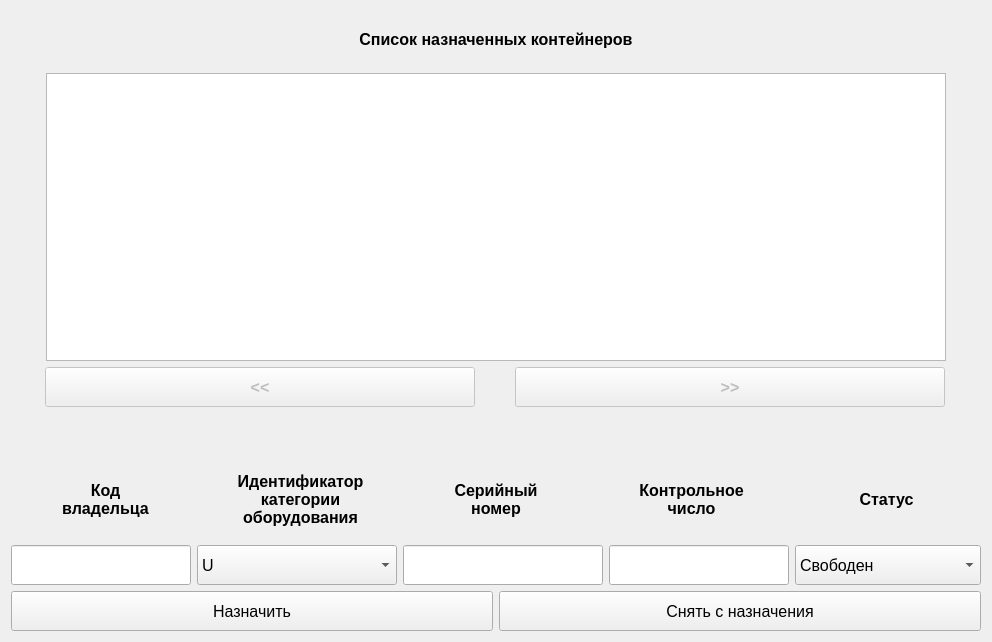
      <widget class="QWidget" name="scrollAreaWidgetContents_2">
       <property name="geometry">
        <rect>
         <x>0</x>
         <y>0</y>
         <width>992</width>
         <height>642</height>
        </rect>
       </property>
       <layout class="QVBoxLayout" name="verticalLayout_2">
        <item>
         <widget class="QLabel" name="case_assigned_title_label">
          <property name="minimumSize">
           <size>
            <width>0</width>
            <height>40</height>
           </size>
          </property>
          <property name="font">
           <font>
            <pointsize>12</pointsize>
            <bold>true</bold>
           </font>
          </property>
          <property name="text">
           <string>Список назначенных контейнеров</string>
          </property>
          <property name="alignment">
           <set>Qt::AlignmentFlag::AlignCenter</set>
          </property>
         </widget>
        </item>
        <item>
         <layout class="QHBoxLayout" name="horizontalLayout_2">
          <item>
           <widget class="QTableView" name="case_assigned_table">
            <property name="minimumSize">
             <size>
              <width>900</width>
              <height>288</height>
             </size>
            </property>
            <property name="maximumSize">
             <size>
              <width>900</width>
              <height>288</height>
             </size>
            </property>
            <property name="font">
             <font>
              <pointsize>12</pointsize>
             </font>
            </property>
            <property name="sortingEnabled">
             <bool>true</bool>
            </property>
            <attribute name="horizontalHeaderCascadingSectionResizes">
             <bool>false</bool>
            </attribute>
            <attribute name="horizontalHeaderDefaultSectionSize">
             <number>179</number>
            </attribute>
           </widget>
          </item>
         </layout>
        </item>
        <item>
         <layout class="QHBoxLayout" name="horizontalLayout_130">
          <item>
           <widget class="QPushButton" name="case_assigned_left_button">
            <property name="enabled">
             <bool>false</bool>
            </property>
            <property name="minimumSize">
             <size>
              <width>0</width>
              <height>40</height>
             </size>
            </property>
            <property name="maximumSize">
             <size>
              <width>430</width>
              <height>16777215</height>
             </size>
            </property>
            <property name="font">
             <font>
              <pointsize>12</pointsize>
              <bold>true</bold>
             </font>
            </property>
            <property name="text">
             <string>&lt;&lt;</string>
            </property>
           </widget>
          </item>
          <item>
           <widget class="QPushButton" name="case_assigned_right_button">
            <property name="enabled">
             <bool>false</bool>
            </property>
            <property name="minimumSize">
             <size>
              <width>0</width>
              <height>40</height>
             </size>
            </property>
            <property name="maximumSize">
             <size>
              <width>430</width>
              <height>16777215</height>
             </size>
            </property>
            <property name="font">
             <font>
              <pointsize>12</pointsize>
              <bold>true</bold>
             </font>
            </property>
            <property name="text">
             <string>&gt;&gt;</string>
            </property>
           </widget>
          </item>
         </layout>
        </item>
        <item>
         <widget class="QLabel" name="space_2_label">
          <property name="minimumSize">
           <size>
            <width>0</width>
            <height>40</height>
           </size>
          </property>
          <property name="maximumSize">
           <size>
            <width>16777215</width>
            <height>40</height>
           </size>
          </property>
          <property name="font">
           <font>
            <pointsize>12</pointsize>
            <bold>true</bold>
           </font>
          </property>
          <property name="text">
           <string/>
          </property>
         </widget>
        </item>
        <item>
         <layout class="QGridLayout" name="gridLayout_3">
          <item row="0" column="4">
           <widget class="QLabel" name="number_assigned_filter_label">
            <property name="minimumSize">
             <size>
              <width>184</width>
              <height>80</height>
             </size>
            </property>
            <property name="font">
             <font>
              <pointsize>12</pointsize>
              <bold>true</bold>
             </font>
            </property>
            <property name="text">
             <string>Контрольное
число</string>
            </property>
            <property name="alignment">
             <set>Qt::AlignmentFlag::AlignCenter</set>
            </property>
           </widget>
          </item>
          <item row="0" column="5">
           <widget class="QLabel" name="status_assigned_filter_label">
            <property name="minimumSize">
             <size>
              <width>150</width>
              <height>80</height>
             </size>
            </property>
            <property name="font">
             <font>
              <pointsize>12</pointsize>
              <bold>true</bold>
             </font>
            </property>
            <property name="text">
             <string>Статус</string>
            </property>
            <property name="alignment">
             <set>Qt::AlignmentFlag::AlignCenter</set>
            </property>
           </widget>
          </item>
          <item row="0" column="1">
           <widget class="QLabel" name="rig_assigned_filter_label">
            <property name="minimumSize">
             <size>
              <width>155</width>
              <height>80</height>
             </size>
            </property>
            <property name="font">
             <font>
              <pointsize>12</pointsize>
              <bold>true</bold>
             </font>
            </property>
            <property name="text">
             <string>Идентификатор
категории
оборудования</string>
            </property>
            <property name="alignment">
             <set>Qt::AlignmentFlag::AlignCenter</set>
            </property>
           </widget>
          </item>
          <item row="0" column="0">
           <widget class="QLabel" name="code_assigned_filter_label">
            <property name="minimumSize">
             <size>
              <width>184</width>
              <height>80</height>
             </size>
            </property>
            <property name="font">
             <font>
              <pointsize>12</pointsize>
              <bold>true</bold>
             </font>
            </property>
            <property name="text">
             <string>Код
владельца</string>
            </property>
            <property name="alignment">
             <set>Qt::AlignmentFlag::AlignCenter</set>
            </property>
           </widget>
          </item>
          <item row="0" column="3">
           <widget class="QLabel" name="item_assigned_filter_label">
            <property name="minimumSize">
             <size>
              <width>184</width>
              <height>80</height>
             </size>
            </property>
            <property name="font">
             <font>
              <pointsize>12</pointsize>
              <bold>true</bold>
             </font>
            </property>
            <property name="text">
             <string>Серийный
номер</string>
            </property>
            <property name="alignment">
             <set>Qt::AlignmentFlag::AlignCenter</set>
            </property>
           </widget>
          </item>
         </layout>
        </item>
        <item>
         <layout class="QHBoxLayout" name="horizontalLayout_32">
          <item>
           <widget class="QLineEdit" name="code_assigned_filter_edit">
            <property name="sizePolicy">
             <sizepolicy hsizetype="Fixed" vsizetype="Fixed">
              <horstretch>0</horstretch>
              <verstretch>0</verstretch>
             </sizepolicy>
            </property>
            <property name="minimumSize">
             <size>
              <width>180</width>
              <height>40</height>
             </size>
            </property>
            <property name="font">
             <font>
              <pointsize>12</pointsize>
             </font>
            </property>
           </widget>
          </item>
          <item>
           <widget class="QComboBox" name="rig_assigned_filter_box">
            <property name="minimumSize">
             <size>
              <width>200</width>
              <height>40</height>
             </size>
            </property>
            <property name="font">
             <font>
              <pointsize>12</pointsize>
             </font>
            </property>
            <item>
             <property name="text">
              <string>U</string>
             </property>
            </item>
            <item>
             <property name="text">
              <string>Z</string>
             </property>
            </item>
            <item>
             <property name="text">
              <string>R</string>
             </property>
            </item>
            <item>
             <property name="text">
              <string>J</string>
             </property>
            </item>
           </widget>
          </item>
          <item>
           <widget class="QLineEdit" name="item_assigned_filter_edit">
            <property name="sizePolicy">
             <sizepolicy hsizetype="Fixed" vsizetype="Fixed">
              <horstretch>0</horstretch>
              <verstretch>0</verstretch>
             </sizepolicy>
            </property>
            <property name="minimumSize">
             <size>
              <width>200</width>
              <height>40</height>
             </size>
            </property>
            <property name="font">
             <font>
              <pointsize>12</pointsize>
             </font>
            </property>
           </widget>
          </item>
          <item>
           <widget class="QLineEdit" name="number_assigned_filter_edit">
            <property name="sizePolicy">
             <sizepolicy hsizetype="Fixed" vsizetype="Fixed">
              <horstretch>0</horstretch>
              <verstretch>0</verstretch>
             </sizepolicy>
            </property>
            <property name="minimumSize">
             <size>
              <width>180</width>
              <height>40</height>
             </size>
            </property>
            <property name="font">
             <font>
              <pointsize>12</pointsize>
             </font>
            </property>
           </widget>
          </item>
          <item>
           <widget class="QComboBox" name="status_assigned_filter_box">
            <property name="minimumSize">
             <size>
              <width>120</width>
              <height>40</height>
             </size>
            </property>
            <property name="font">
             <font>
              <pointsize>12</pointsize>
             </font>
            </property>
            <item>
             <property name="text">
              <string>Свободен</string>
             </property>
            </item>
            <item>
             <property name="text">
              <string>Обрабатывается на складе</string>
             </property>
            </item>
           </widget>
          </item>
         </layout>
        </item>
        <item>
         <layout class="QHBoxLayout" name="horizontalLayout_3">
          <item>
           <widget class="QPushButton" name="appoint_button">
            <property name="minimumSize">
             <size>
              <width>300</width>
              <height>40</height>
             </size>
            </property>
            <property name="font">
             <font>
              <pointsize>12</pointsize>
             </font>
            </property>
            <property name="text">
             <string>Назначить</string>
            </property>
           </widget>
          </item>
          <item>
           <widget class="QPushButton" name="not_appoint_button">
            <property name="minimumSize">
             <size>
              <width>300</width>
              <height>40</height>
             </size>
            </property>
            <property name="font">
             <font>
              <pointsize>12</pointsize>
             </font>
            </property>
            <property name="text">
             <string>Снять с назначения</string>
            </property>
           </widget>
          </item>
         </layout>
        </item>
       </layout>
      </widget>
